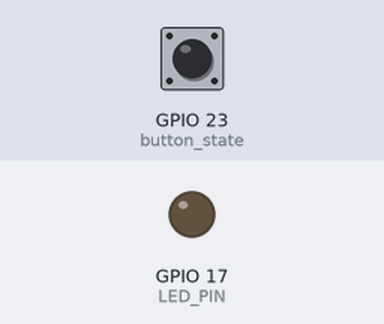
The program below on a simulated Raspberry Pi (BCM pin numbers). Parts: output pins drawn as LEDs (lit = HIGH). Inputs (shaded band) come from the test bench; at power-on: GPIO 23 (button_state) HIGH. No MQTT or app messages arrive unless stated; what the program prints to the terminal is not drawn.

Above: at 1.3 s.
1.4 s: GPIO 23 (button_state) pulled LOW for 0.15 s
At 2.2 s:
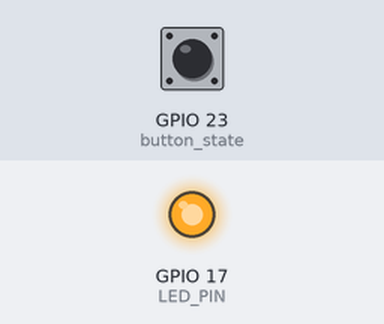
9.0 s: GPIO 23 (button_state) pulled LOW for 1 s
At 10.4 s:
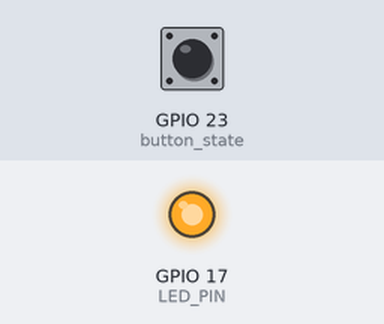
13.0 s: GPIO 23 (button_state) pulled LOW for 3.2 s
At 19.3 s:
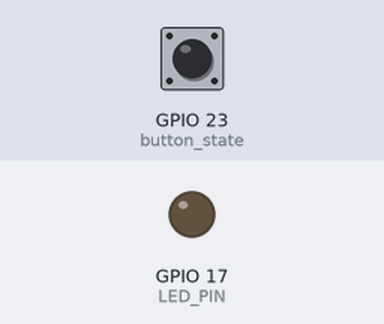
Timing chart, 0 to 20.8 s (numbered marks = the images above; inputs shaded):
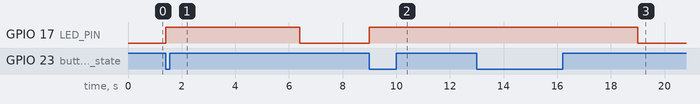

The program:

push_putton.py
```python
import time
import paho.mqtt.client as mqtt
import ssl
import json
import RPi.GPIO as GPIO


# Certificate files (download from AWS IoT Core)

CA_FILE = "rootCA.pem"          # Amazon root CA

CERT_FILE = "certificate.pem.crt"      # Your device certificate

PRIVATE_KEY_FILE = "private.pem.key"  # Your private key

# Define Variables

TOPIC = "device/control"
MQTT_TOPIC="device/data"

MQTT_MSG = "Hello from RPI"

Button_PIN=23 #  bush Button

LED_PIN = 17      # GPIO pin connected to LED

NUM_USER=0

GPIO.setmode(GPIO.BCM)

GPIO.setup(Button_PIN, GPIO.IN, pull_up_down=GPIO.PUD_UP)

GPIO.setup(LED_PIN, GPIO.OUT)


def on_connect(client, userdata, flags, rc):

    print(f"Connected with result code {rc}")

    client.subscribe(TOPIC)

    print(f"Subscribed to topic: {TOPIC}")


# Callback when a message is received

def on_message(client, userdata, msg):

    message = msg.payload.decode().strip().upper()

    print(f"Received message: '{message}' on topic '{msg.topic}'")


# MQTT Client Setup

client = mqtt.Client()

client.on_connect = on_connect

client.on_message = on_message


# SSL/TLS configuration

client.tls_set(ca_certs=CA_FILE,

               certfile=CERT_FILE,

               keyfile=PRIVATE_KEY_FILE,

               tls_version=ssl.PROTOCOL_TLSv1_2)

client.tls_insecure_set(True)


# Connect to AWS IoT

print("Connecting to AWS IoT Core...")

client.connect("a3hda0ivrqvweg-ats.iot.eu-north-1.amazonaws.com", 8883, 60) #Taken from REST API endpoint - Use your own.


client.loop_start()

try:

    #client.publish(MQTT_TOPIC, payload="Hello to System" , qos=1, retain=True)

    print("System Initialized")

    print("Waiting for push button ...")

    while True:
        button_state = GPIO.input(23)
        if button_state == False: # Button is pressed
            print('Button Pressed...')
            GPIO.output(LED_PIN, GPIO.HIGH)  # Turn LED ON
            print("LED turned ON")
            NUM_USER+=1
            Medicine_name="test_medicine"+ str(NUM_USER)
            # JSON payload
            payload = {
                "Medicine name": Medicine_name,
                "Expiration date": "22-10-2030",
                "Medicine count": 30,
                "user ID": NUM_USER
            }

            client.publish(MQTT_TOPIC, payload=json.dumps(payload), qos=1, retain=False)
            print("Message sent to AWS:", payload)

            # Delay to avoid multiple triggers
            time.sleep(5)
        else:
            GPIO.output(LED_PIN, GPIO.LOW)  # Turn LED OFF
            print("LED turned OFF")

except KeyboardInterrupt:

    print("Exiting System...")

finally:

    GPIO.output(LED_PIN, GPIO.LOW)  # Ensure LED is turned off

    GPIO.cleanup()  # Clean up all GPIO pins

    client.loop_stop()

    client.disconnect()
```

Measured:
- after the input at 1.4 s, GPIO 17 (LED_PIN): LOW → HIGH at once, → LOW 5.0 s later
- after the input at 9.0 s, GPIO 17 (LED_PIN): LOW → HIGH at once
- after the input at 13.0 s, GPIO 17 (LED_PIN): HIGH → LOW after 6.0 s instead of 1.0 s
